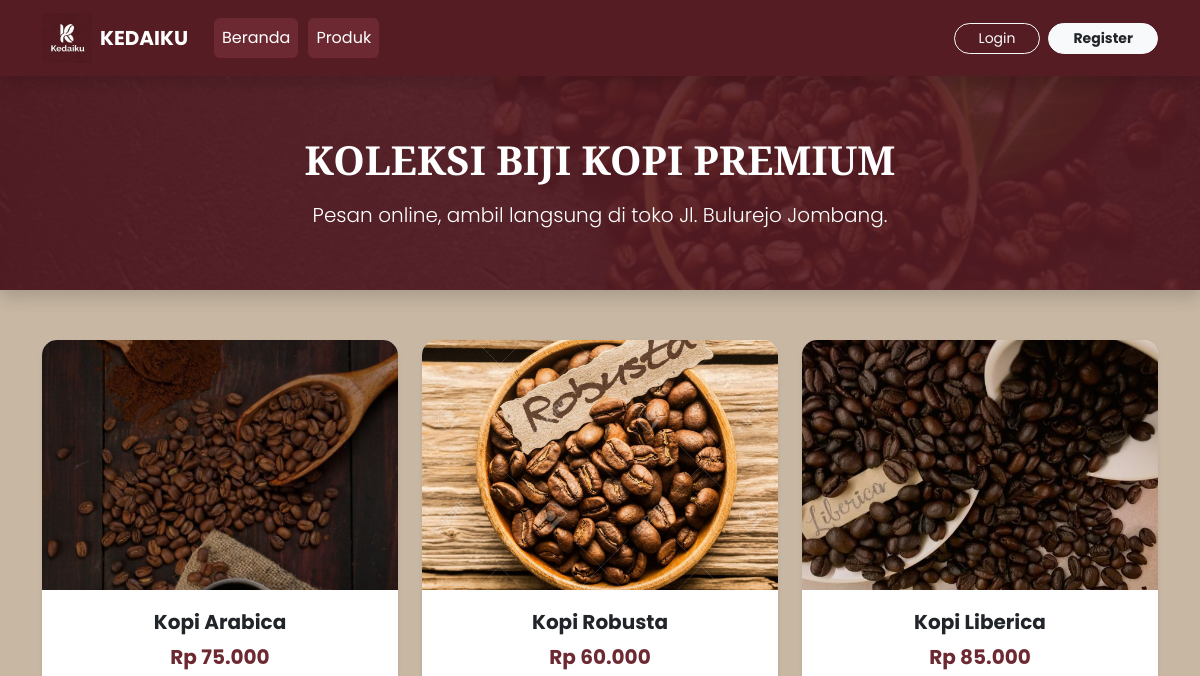
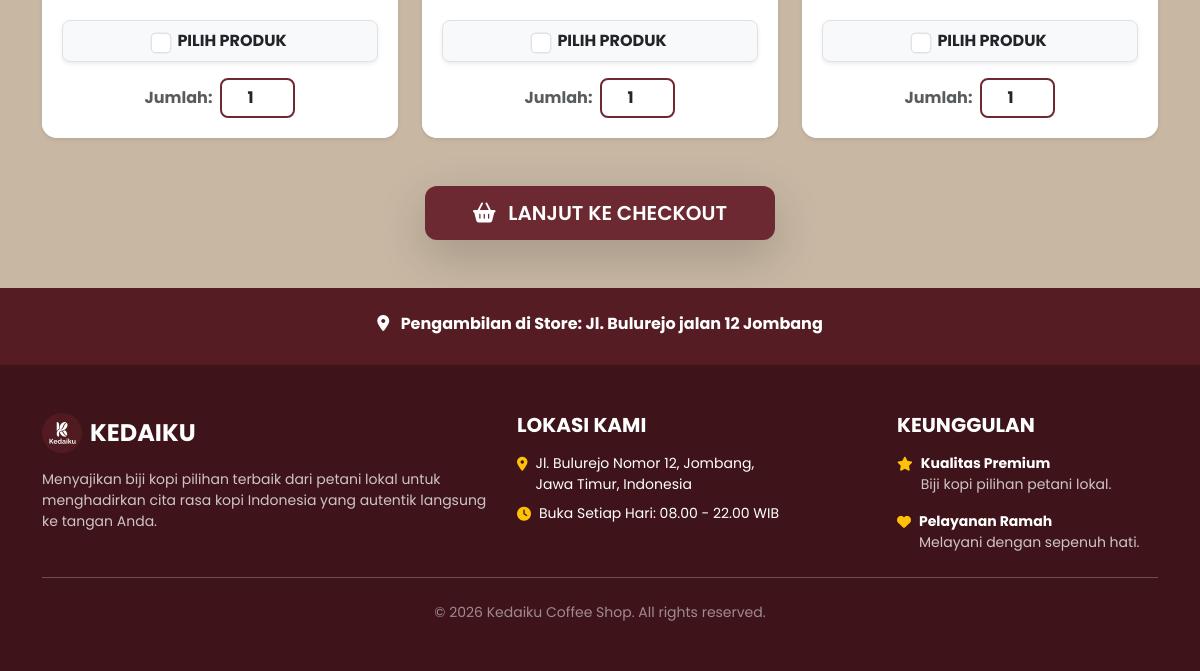
The app's page /produk.php, older data (2 pictures, top to bottom).
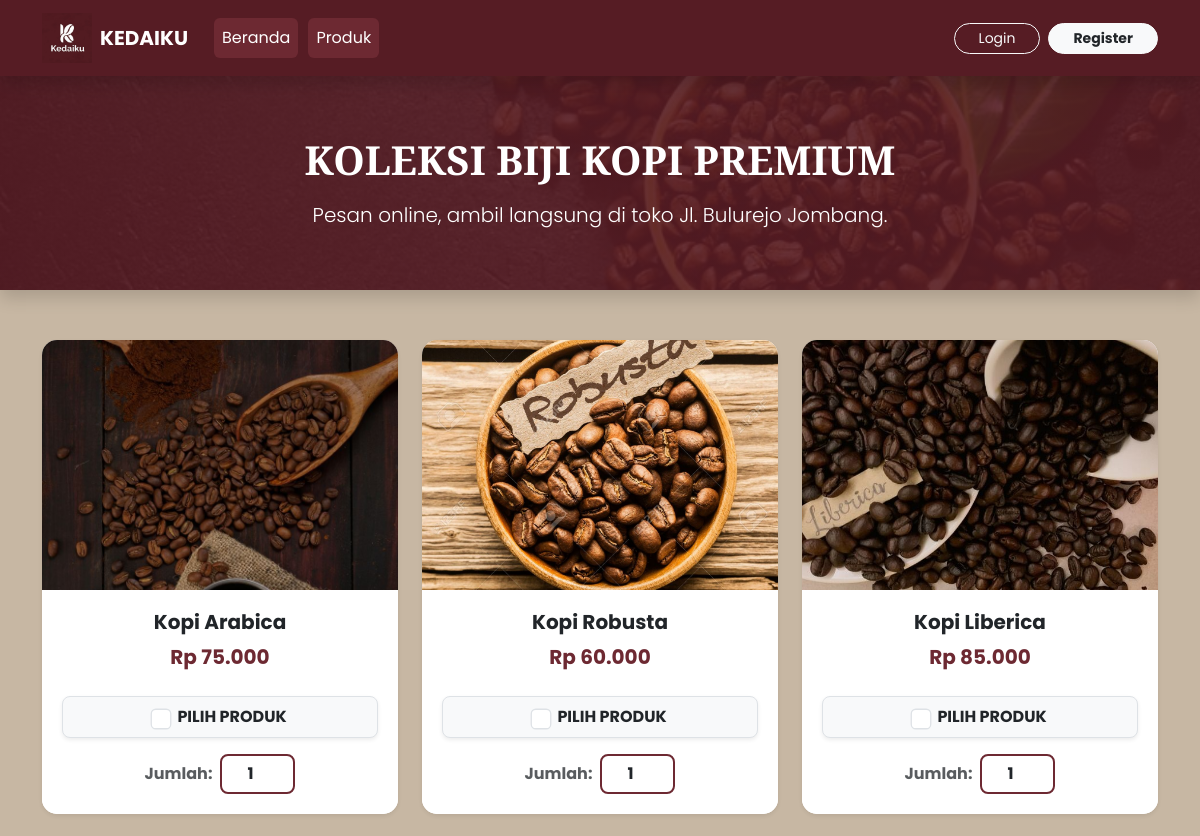
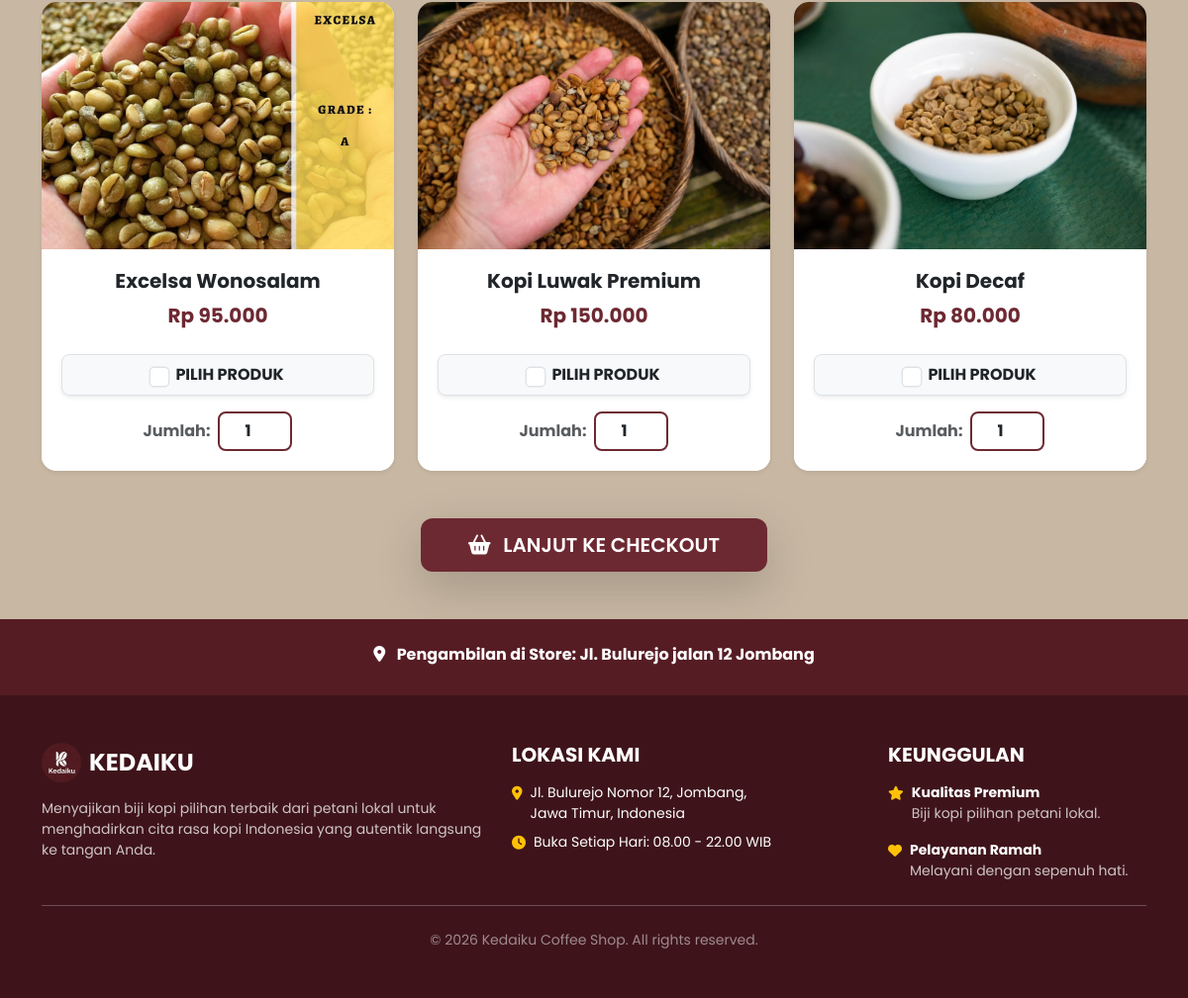
The same page, newer data (2 pictures, top to bottom).
### tables this page shows
CREATE TABLE IF NOT EXISTS `produk` (
  `id` int NOT NULL AUTO_INCREMENT,
  `nama` varchar(100) DEFAULT NULL,
  `harga` int DEFAULT NULL,
  `gambar` varchar(200) DEFAULT NULL,
  `stok` int NOT NULL DEFAULT '0',
  PRIMARY KEY (`id`)
);

### produk.php (the view, shortened to what this page needs)
<?php
include 'koneksi.php';
?>
<!DOCTYPE html>
<html lang="id">
<head>
    <link rel="stylesheet" href="https://cdn.jsdelivr.net/npm/bootstrap@5.3.2/dist/css/bootstrap.min.css">
    <link rel="stylesheet" href="assets/css/style.css">
    <link rel="stylesheet" href="https://cdnjs.cloudflare.com/ajax/libs/font-awesome/6.4.2/css/all.min.css">
</head>
<body>
    <?php include 'layout/header.php'; ?>
    <div class="promo-banner text-center shadow">
        <div class="container">
            <h1 class="text-white text-uppercase fw-bold mb-3">Koleksi Biji Kopi Premium</h1>
            <p class="lead mb-0">Pesan online, ambil langsung di toko Jl. Bulurejo Jombang.</p>
        </div>
    </div>
    <div class="container mb-5 flex-grow-1">
        <form method="post" action="checkout.php">
            <div class="row justify-content-center g-4">
                <?php
                $result = $koneksi->query("SELECT * FROM produk");
                if ($result && $result->num_rows > 0) {
                    while ($row = $result->fetch_assoc()) :
                ?>
                    <div class="col-lg-4 col-md-6 col-sm-12">
                        <div class="card product-card h-100 shadow-sm d-flex flex-column">
                            <img src="assets/gambar/<?php echo $row['gambar']; ?>" class="card-img-top" style="height:250px; object-fit:cover;" alt="<?php echo $row['nama']; ?>">
                            <div class="card-body text-center d-flex flex-column">
                                <h5 class="fw-bold mb-2"><?php echo $row['nama']; ?></h5>
                                <p class="fw-bold fs-5 mb-4" style="color: #6d2932;">Rp <?php echo number_format($row['harga'], 0, ',', '.'); ?></p>
                                <div class="mt-auto">
                                    <div class="d-flex justify-content-center align-items-center mb-3 py-2 border rounded-3 bg-light shadow-sm">
                                        <input class="form-check-input custom-check me-2" type="checkbox" name="produk_id[]" value="<?php echo $row['id']; ?>" id="check_<?php echo $row['id']; ?>">
                                        <label class="form-check-label fw-bold" for="check_<?php echo $row['id']; ?>" style="cursor: pointer;">PILIH PRODUK</label>
                                    </div>
                                    <div class="d-flex justify-content-center align-items-center gap-2">
                                        <span class="fw-bold text-muted">Jumlah:</span>
                                        <input type="number" name="jumlah[<?php echo $row['id']; ?>]" class="form-control qty-input" min="1" value="1">
                                    </div>
                                </div>
                            </div>
                        </div>
                    </div>
                <?php
                    endwhile;
                } else {
                    echo "<div class='text-center py-5'><p class='text-muted'>Belum ada produk di database.</p></div>";
                }
                ?>
            </div>
            <div class="text-center mt-5">
                <button type="submit" class="btn btn-main btn-lg px-5 shadow-lg text-uppercase">
                    <i class="fa-solid fa-basket-shopping me-2"></i> Lanjut Ke Checkout
                </button>
            </div>
        </form>
    </div>
    <div class="py-4 text-center text-white mt-auto" style="background:#561c24;">
        <div class="container">
            <p class="mb-0 fw-bold"><i class="fa-solid fa-location-dot me-2"></i> Pengambilan di Store: Jl. Bulurejo jalan 12 Jombang</p>
        </div>
    </div>
    <?php include 'layout/footer.php'; ?>
</body>
</html>

### layout/header.php (shortened to what this page needs)
<nav class="navbar navbar-expand-lg navbar-dark shadow sticky-top" style="background-color: #561c24;">
    <div class="container">
        <a class="navbar-brand d-flex align-items-center fw-bold text-uppercase text-white" href="index.php">
            <img src="assets/gambar/logo.jpeg" alt="Logo Kedaiku" height="50" class="d-inline-block align-text-top me-2">
            KEDAIKU
        </a>
        <div class="collapse navbar-collapse" id="navbarNav">
            <ul class="navbar-nav me-auto">
                <li class="nav-item">
                    <a class="nav-link active" href="index.php">Beranda</a>
                </li>
                <li class="nav-item">
                    <a class="nav-link" href="produk.php">Produk</a>
                </li>
            </ul>
            <ul class="navbar-nav ms-auto align-items-center">
                <?php if (isset($_SESSION['username'])) : ?>
                    <?php if (isset($_SESSION['role']) && $_SESSION['role'] == "admin") : ?>
                        <li class="nav-item me-3">
                            <a class="nav-link text-warning fw-bold" href="admin.php">⚙️ Dashboard Admin</a>
                        </li>
                    <?php endif; ?>
                    <li class="nav-item dropdown">
                        <a class="nav-link dropdown-toggle text-white d-flex align-items-center fw-bold" href="#" id="userDropdown" role="button" data-bs-toggle="dropdown" aria-expanded="false">
                            <?php
                            $fotoPath = "assets/foto/" . $_SESSION['foto'];
                            if (!empty($_SESSION['foto']) && file_exists($fotoPath)) {
                                echo '<img src="' . $fotoPath . '" class="rounded-circle me-2" style="width: 32px; height: 32px; object-fit: cover; border: 2px solid #e8d8c4;">';
                            } else {
                                echo '<img src="assets/foto/default.png" class="rounded-circle me-2" style="width: 32px; height: 32px; object-fit: cover; border: 2px solid #e8d8c4;">';
                            }
                            ?>
                            <span>Hai, <?php echo htmlspecialchars($_SESSION['username']); ?></span>
                        </a>
                        <ul class="dropdown-menu dropdown-menu-dark dropdown-menu-end shadow border-0 mt-2" aria-labelledby="userDropdown">
                            <li><a class="dropdown-item" href="profil.php">👤 Profil Akun</a></li>
                            <li><a class="dropdown-item" href="pesanan.php">🛍️ Riwayat Pesanan</a></li>
                            <li><hr class="dropdown-divider"></li>
                            <li><a class="dropdown-item text-danger fw-bold" href="logout.php">🚪 Logout</a></li>
                        </ul>
                    </li>
                <?php else : ?>
                    <li class="nav-item">
                        <a class="btn btn-outline-light btn-sm px-4 rounded-pill" href="login.php">Login</a>
                    </li>
                    <li class="nav-item ms-2">
                        <a class="btn btn-light btn-sm px-4 rounded-pill text-dark fw-bold" href="register.php">Register</a>
                    </li>
                <?php endif; ?>
            </ul>
        </div>
    </div>
</nav>

### layout/footer.php
<footer class="text-white py-5" style="background: #3e141a; border-top: 5px solid #561c24;">
    <div class="container text-center text-md-start">
        <div class="row g-4">
            <div class="col-md-5">
                <h4 class="fw-bold text-uppercase mb-3 d-flex align-items-center justify-content-center justify-content-md-start">
                    <img src="assets/gambar/logo.jpeg" height="40" class="me-2 rounded-circle"> KEDAIKU
                </h4>
                <p class="small opacity-75">Menyajikan biji kopi pilihan terbaik dari petani lokal untuk menghadirkan cita rasa kopi Indonesia yang autentik langsung ke tangan Anda.</p>
            </div>
            <div class="col-md-4">
                <h5 class="fw-bold mb-3">LOKASI KAMI</h5>
                <p class="small mb-2 d-flex align-items-start justify-content-center justify-content-md-start">
                    <i class="fa-solid fa-location-dot mt-1 me-2 text-warning"></i>
                    <span>Jl. Bulurejo Nomor 12, Jombang,<br>Jawa Timur, Indonesia</span>
                </p>
                <p class="small d-flex align-items-center justify-content-center justify-content-md-start">
                    <i class="fa-solid fa-clock me-2 text-warning"></i>
                    <span>Buka Setiap Hari: 08.00 - 22.00 WIB</span>
                </p>
            </div>
            <div class="col-md-3">
                <h5 class="fw-bold mb-3">KEUNGGULAN</h5>
                <div class="small">
                    <div class="d-flex align-items-start justify-content-center justify-content-md-start mb-3">
                        <i class="fa-solid fa-star me-2 text-warning mt-1"></i>
                        <div>
                            <span class="d-block fw-bold">Kualitas Premium</span>
                            <span class="opacity-75">Biji kopi pilihan petani lokal.</span>
                        </div>
                    </div>
                    <div class="d-flex align-items-start justify-content-center justify-content-md-start">
                        <i class="fa-solid fa-heart me-2 text-warning mt-1"></i>
                        <div>
                            <span class="d-block fw-bold">Pelayanan Ramah</span>
                            <span class="opacity-75">Melayani dengan sepenuh hati.</span>
                        </div>
                    </div>
                </div>
            </div>
        </div>
        <hr class="my-4 border-light opacity-25">
        <div class="text-center">
            <p class="mb-0 small opacity-50">&copy; <?php echo date("Y"); ?> Kedaiku Coffee Shop. All rights reserved.</p>
        </div>
    </div>
</footer>

### assets/css/style.css (style rules this page uses)
body { font-family:'Poppins',sans-serif; background:#c7b7a3; }
.navbar-nav .nav-link { background:#6d2932; color:white !important; padding:8px 16px; margin-left:10px; border-radius:6px; transition:0.3s; }
h1,h2,h3 { font-family:'Playfair Display', serif; color:#561c24; }
footer { background:#561c24; color:white; }

### produk.php (style rules this page uses)
body { font-family: 'Poppins', sans-serif; background: #c7b7a3; min-height: 100vh; display: flex; flex-direction: column; }
h1 { font-family: 'Playfair Display', serif; color: #561c24; }
.product-card { background: #fff; border: none; transition: all 0.3s ease; border-radius: 15px; overflow: hidden; }
.btn-main { background: #6d2932; color: white; border: none; font-weight: 600; border-radius: 12px; padding: 12px; transition: 0.3s; }
.qty-input { width: 75px; text-align: center; border-radius: 8px; border: 2px solid #6d2932; font-weight: bold; }
.custom-check { transform: scale(1.3); cursor: pointer; }
.card-body { background: #ffffff; padding: 20px; }
.promo-banner { background: linear-gradient(rgba(86, 28, 36, 0.9), rgba(86, 28, 36, 0.9)), url('assets/gambar/Index.jpg'); background-size: cover; background-position: center; color: white; padding: 60px 0; margin-bottom: 50px; }

Row changes from the older to the newer data that the page shows:
added produk: gambar (picture), nama "Excelsa Wonosalam", harga "95.000"
added produk: gambar (picture), nama "Kopi Luwak Premium", harga "150.000"
added produk: gambar (picture), nama "Kopi Decaf", harga "80.000"
